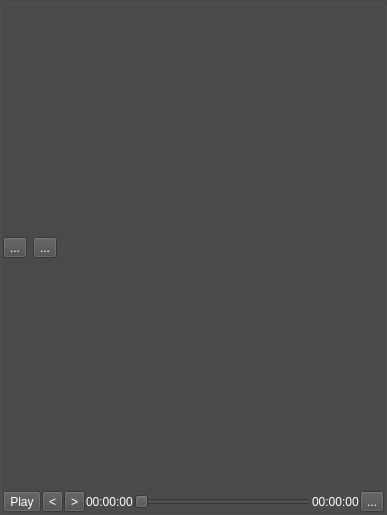
<?xml version="1.0" encoding="UTF-8"?>
<ui version="4.0">
 <class>NekoPlayer</class>
 <widget class="QWidget" name="NekoPlayer">
  <property name="geometry">
   <rect>
    <x>0</x>
    <y>0</y>
    <width>387</width>
    <height>515</height>
   </rect>
  </property>
  <property name="windowTitle">
   <string>Form</string>
  </property>
  <layout class="QVBoxLayout" name="verticalLayout_7" stretch="5,0">
   <property name="spacing">
    <number>0</number>
   </property>
   <property name="leftMargin">
    <number>0</number>
   </property>
   <property name="topMargin">
    <number>0</number>
   </property>
   <property name="rightMargin">
    <number>0</number>
   </property>
   <property name="bottomMargin">
    <number>0</number>
   </property>
   <item>
    <layout class="QVBoxLayout" name="playerLayout">
     <property name="spacing">
      <number>0</number>
     </property>
    </layout>
   </item>
   <item>
    <widget class="QGroupBox" name="groupBox">
     <property name="styleSheet">
      <string notr="true">background-color: rgb(75, 75, 75);</string>
     </property>
     <property name="title">
      <string/>
     </property>
     <layout class="QVBoxLayout" name="verticalLayout_6">
      <property name="spacing">
       <number>1</number>
      </property>
      <property name="leftMargin">
       <number>0</number>
      </property>
      <property name="topMargin">
       <number>0</number>
      </property>
      <property name="rightMargin">
       <number>0</number>
      </property>
      <property name="bottomMargin">
       <number>0</number>
      </property>
      <item>
       <layout class="QHBoxLayout" name="playerStatusLayout">
        <property name="spacing">
         <number>6</number>
        </property>
        <property name="rightMargin">
         <number>0</number>
        </property>
        <property name="bottomMargin">
         <number>0</number>
        </property>
        <item>
         <widget class="QToolButton" name="playPrevButton">
          <property name="styleSheet">
           <string notr="true">color: rgb(255, 255, 255);</string>
          </property>
          <property name="text">
           <string>...</string>
          </property>
         </widget>
        </item>
        <item>
         <widget class="QToolButton" name="playForwardButton">
          <property name="styleSheet">
           <string notr="true">color: rgb(255, 255, 255);</string>
          </property>
          <property name="text">
           <string>...</string>
          </property>
         </widget>
        </item>
        <item>
         <widget class="QLabel" name="currentPlayingLabel">
          <property name="maximumSize">
           <size>
            <width>523</width>
            <height>16777215</height>
           </size>
          </property>
          <property name="styleSheet">
           <string notr="true">color: rgb(255, 255, 255);</string>
          </property>
          <property name="text">
           <string/>
          </property>
         </widget>
        </item>
        <item>
         <widget class="QWidget" name="padwidget" native="true"/>
        </item>
       </layout>
      </item>
      <item>
       <layout class="QHBoxLayout" name="playerMenuLayout">
        <item>
         <widget class="QToolButton" name="playButton">
          <property name="enabled">
           <bool>false</bool>
          </property>
          <property name="styleSheet">
           <string notr="true">color: rgb(255, 255, 255);</string>
          </property>
          <property name="text">
           <string>Play</string>
          </property>
         </widget>
        </item>
        <item>
         <widget class="QToolButton" name="toolButton_6">
          <property name="styleSheet">
           <string notr="true">color: rgb(255, 255, 255);</string>
          </property>
          <property name="text">
           <string>&lt;</string>
          </property>
         </widget>
        </item>
        <item>
         <widget class="QToolButton" name="toolButton_7">
          <property name="styleSheet">
           <string notr="true">color: rgb(255, 255, 255);</string>
          </property>
          <property name="text">
           <string>&gt;</string>
          </property>
         </widget>
        </item>
        <item>
         <widget class="QLabel" name="currentTimelabel">
          <property name="styleSheet">
           <string notr="true">color: rgb(255, 255, 255);</string>
          </property>
          <property name="text">
           <string>00:00:00</string>
          </property>
         </widget>
        </item>
        <item>
         <widget class="QSlider" name="progressSlider">
          <property name="enabled">
           <bool>false</bool>
          </property>
          <property name="styleSheet">
           <string notr="true">color: rgb(255, 255, 255);</string>
          </property>
          <property name="orientation">
           <enum>Qt::Horizontal</enum>
          </property>
         </widget>
        </item>
        <item>
         <widget class="QLabel" name="maxTimeLabel">
          <property name="styleSheet">
           <string notr="true">color: rgb(255, 255, 255);</string>
          </property>
          <property name="text">
           <string>00:00:00</string>
          </property>
         </widget>
        </item>
        <item>
         <widget class="QToolButton" name="fullScreenButton">
          <property name="styleSheet">
           <string notr="true">color: rgb(255, 255, 255);</string>
          </property>
          <property name="text">
           <string>...</string>
          </property>
         </widget>
        </item>
       </layout>
      </item>
     </layout>
    </widget>
   </item>
  </layout>
 </widget>
 <resources/>
 <connections/>
</ui>
